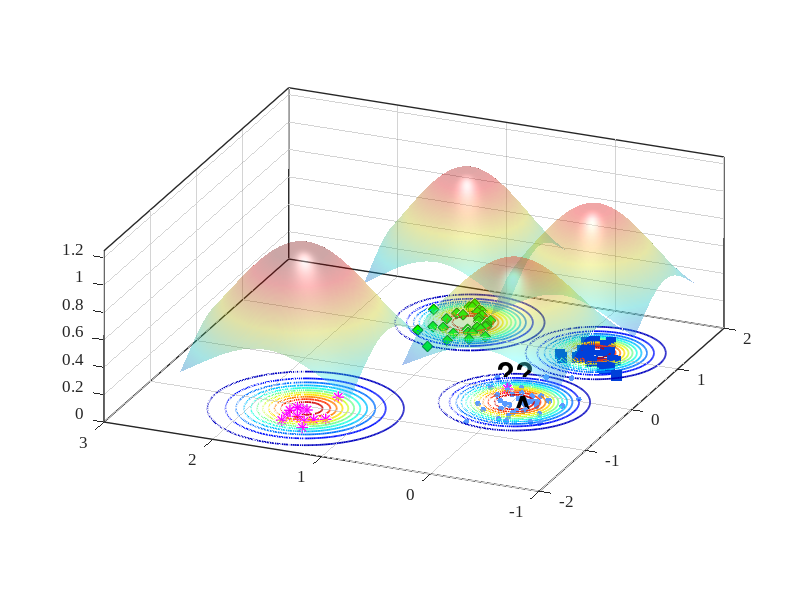

This chart was generated by the following MATLAB code:
%% Reproduce EVM-style demo figure (no toolboxes)
clear; close all; clc; rng(7);

% ---------- 1) 合成四类二维数据 ----------
% 类中心（大致对应图中位置）
C_star  = [-1.15  1.55];   % 红色星
C_diam  = [ 1.25  1.05];   % 绿色菱形
C_square= [ 1.05 -0.20];   % 蓝色方块
C_dot   = [-0.20  0.00];   % 蓝色小点（被 A 标注影响的那簇）

% 协方差（控制每簇形状）
S = @(sx,sy,rho)[sx^2 rho*sx*sy; rho*sx*sy sy^2];
Sig_star   = S(0.18,0.20, 0.05);
Sig_diam   = S(0.22,0.18,-0.10);
Sig_square = S(0.20,0.16, 0.05);
Sig_dot    = S(0.25,0.18, 0.00);

% 从高斯采样（不用 mvnrnd）
sample = @(N,mu,SIG) (randn(N,2)*chol(SIG,'lower') + mu);

X_star   = sample(12,C_star,   Sig_star);
X_diam   = sample(30,C_diam,   Sig_diam);
X_square = sample(28,C_square, Sig_square);
X_dot    = sample(45,C_dot,    Sig_dot);

% 加一个“离群星”靠近 A（见原图左中）
X_star = [X_star; 0.02 0.15];

% ---------- 2) 底面散点与样式 ----------
figure('Color','w','Position',[100,100,800,600]);
hold on; box on; grid on;
z0 = 0; % 所有散点都放在 z=0 的平面

scatter3(X_dot(:,1),   X_dot(:,2),   z0+zeros(size(X_dot,1),1),   18, [0.35 0.60 1.00], 'filled');  % 蓝色小点
scatter3(X_diam(:,1),  X_diam(:,2),  z0+zeros(size(X_diam,1),1),  60, 'g', 'd', 'filled', 'MarkerEdgeColor',[0 0.45 0]); % 绿菱形
scatter3(X_square(:,1),X_square(:,2),z0+zeros(size(X_square,1),1),60, [0 0.25 0.85], 's', 'filled'); % 蓝方块
scatter3(X_star(:,1),  X_star(:,2),  z0+zeros(size(X_star,1),1),  70, [1 0 1], '*', 'LineWidth',1.0); % 洋红星

% ---------- 3) ψ-model 等值环（彩色同心） ----------
% 采用带形状参的径向函数 psi(r) = exp(-(r/s)^t)
psi = @(X,Y,cx,cy,s,t) exp( - ( sqrt((X-cx).^2 + (Y-cy).^2) ./ s ).^t );

% 选几处“极端向量/代表点”（包含 A 所在）
EV = [ -0.23 -0.02 ;   % A 对应蓝点极端向量
        1.06 -0.22 ;   % 蓝方块
        1.28  1.03 ;   % 绿菱形
       -1.05  1.55 ];  % 红星
scale = [0.42, 0.36, 0.40, 0.48];   % 各自 scale
shape = [2.6,  2.2,  2.4,  2.0];    % 各自 shape

% 网格
[xg,yg] = meshgrid(linspace(-3,3,400));
colormap(jet); caxis([0 1]);

% 等高线层级（红到蓝：高到低）
levels = linspace(1.0,0.05,12);

for k = 1:size(EV,1)
    Z = psi(xg,yg,EV(k,1),EV(k,2),scale(k),shape(k));
    [~, h] = contour(xg,yg,Z,levels);    % 直接画在底面，保持颜色映射
    set(h,'LineWidth',1.25);

    % 将等高线明确压到 z=0（兼容不同 MATLAB 版本）
    ch = get(h,'Children');
    for ic = 1:numel(ch)
        zd = get(ch(ic),'ZData');
        if ~isempty(zd)
            set(ch(ic),'ZData',zeros(size(zd))); % 强制贴在 z=0
        end
    end
end

% 标出 A 与问号
text(-0.34,-0.06,0.02,'A','FontWeight','bold','FontSize',20,'Color','k');
text( 0.25, 0.35,0.03,'??','FontWeight','bold','FontSize',22,'Color','k');
text( 2.90,-0.05,0.03,'?','FontWeight','bold','FontSize',22,'Color','k');

% ---------- 4) 上方半透明“钟形面”（表示类支持/概率） ----------
% 用四个高斯穹顶，中心与各簇一致
gauss2 = @(X,Y,cx,cy,s) exp(-((X-cx).^2 + (Y-cy).^2)/(2*s^2));
tops  = {C_star, C_diam, C_square, C_dot};
sigT  = [0.65 0.55 0.55 0.60];
amp   = [1.05 0.95 0.90 0.85];

% 抬高穹顶，并缩小每个穹顶的覆盖范围（为每个穹顶使用局部网格）
zlift      = 0.18;   % 统一抬高量（不改变颜色映射）
spanFactor = 1.2;    % 每个穹顶半宽 = spanFactor * sigma（越小覆盖越小）
gridN      = 121;    % 局部网格分辨率

for i=1:4
    cx = tops{i}(1); cy = tops{i}(2);
    span = spanFactor * sigT(i);
    [xgi,ygi] = meshgrid(linspace(cx - span, cx + span, gridN), ...
                         linspace(cy - span, cy + span, gridN));

    Zt = amp(i) * gauss2(xgi,ygi,cx,cy,sigT(i));
    % 用 Zt 作为颜色，Zt+zlift 作为高度，从而抬高且保留原色
    s1 = surf(xgi,ygi, Zt + zlift, Zt, 'EdgeColor','none', 'FaceAlpha',0.35);
end
shading interp; camlight headlight; lighting gouraud;

% ---------- 5) 轴、视角与观感 ----------
xlim([-2 2]); ylim([-1 3]); zlim([0 1.25]); view(-67,22);
axis vis3d; daspect([1 1 0.8]);
set(gca,'FontName','Times New Roman','FontSize',12,'LineWidth',1);
% xlabel('x'); ylabel('y'); zlabel('score / \psi');

% 网格和背景风格
grid on; set(gca,'GridAlpha',0.2,'MinorGridAlpha',0.15);
